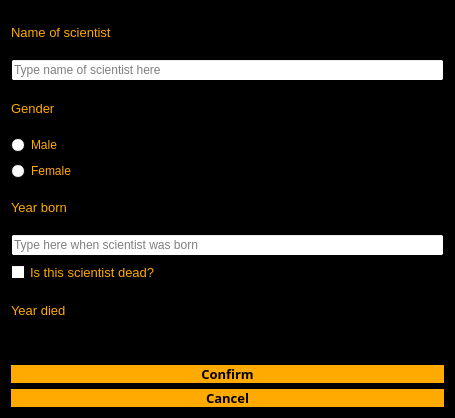
<?xml version="1.0" encoding="UTF-8"?>
<ui version="4.0">
 <class>AddScientist</class>
 <widget class="QDialog" name="AddScientist">
  <property name="geometry">
   <rect>
    <x>0</x>
    <y>0</y>
    <width>455</width>
    <height>418</height>
   </rect>
  </property>
  <property name="palette">
   <palette>
    <active>
     <colorrole role="WindowText">
      <brush brushstyle="SolidPattern">
       <color alpha="255">
        <red>255</red>
        <green>170</green>
        <blue>0</blue>
       </color>
      </brush>
     </colorrole>
     <colorrole role="Base">
      <brush brushstyle="SolidPattern">
       <color alpha="255">
        <red>255</red>
        <green>255</green>
        <blue>255</blue>
       </color>
      </brush>
     </colorrole>
     <colorrole role="Window">
      <brush brushstyle="SolidPattern">
       <color alpha="255">
        <red>0</red>
        <green>0</green>
        <blue>0</blue>
       </color>
      </brush>
     </colorrole>
    </active>
    <inactive>
     <colorrole role="WindowText">
      <brush brushstyle="SolidPattern">
       <color alpha="255">
        <red>255</red>
        <green>170</green>
        <blue>0</blue>
       </color>
      </brush>
     </colorrole>
     <colorrole role="Base">
      <brush brushstyle="SolidPattern">
       <color alpha="255">
        <red>255</red>
        <green>255</green>
        <blue>255</blue>
       </color>
      </brush>
     </colorrole>
     <colorrole role="Window">
      <brush brushstyle="SolidPattern">
       <color alpha="255">
        <red>0</red>
        <green>0</green>
        <blue>0</blue>
       </color>
      </brush>
     </colorrole>
    </inactive>
    <disabled>
     <colorrole role="WindowText">
      <brush brushstyle="SolidPattern">
       <color alpha="255">
        <red>120</red>
        <green>120</green>
        <blue>120</blue>
       </color>
      </brush>
     </colorrole>
     <colorrole role="Base">
      <brush brushstyle="SolidPattern">
       <color alpha="255">
        <red>0</red>
        <green>0</green>
        <blue>0</blue>
       </color>
      </brush>
     </colorrole>
     <colorrole role="Window">
      <brush brushstyle="SolidPattern">
       <color alpha="255">
        <red>0</red>
        <green>0</green>
        <blue>0</blue>
       </color>
      </brush>
     </colorrole>
    </disabled>
   </palette>
  </property>
  <property name="windowTitle">
   <string>Dialog</string>
  </property>
  <layout class="QVBoxLayout" name="verticalLayout">
   <item>
    <widget class="QLabel" name="name">
     <property name="font">
      <font>
       <pointsize>10</pointsize>
      </font>
     </property>
     <property name="text">
      <string>Name of scientist</string>
     </property>
    </widget>
   </item>
   <item>
    <widget class="QLineEdit" name="line_nameofscientist">
     <property name="placeholderText">
      <string>Type name of scientist here</string>
     </property>
    </widget>
   </item>
   <item>
    <widget class="QLabel" name="gender">
     <property name="font">
      <font>
       <pointsize>10</pointsize>
      </font>
     </property>
     <property name="text">
      <string>Gender</string>
     </property>
    </widget>
   </item>
   <item>
    <widget class="QRadioButton" name="radioButtonMale">
     <property name="text">
      <string>Male</string>
     </property>
    </widget>
   </item>
   <item>
    <widget class="QRadioButton" name="radioButtonFemale">
     <property name="text">
      <string>Female</string>
     </property>
    </widget>
   </item>
   <item>
    <widget class="QLabel" name="YearBorn">
     <property name="font">
      <font>
       <pointsize>10</pointsize>
      </font>
     </property>
     <property name="text">
      <string>Year born</string>
     </property>
    </widget>
   </item>
   <item>
    <widget class="QLineEdit" name="line_yearborn">
     <property name="maxLength">
      <number>4</number>
     </property>
     <property name="placeholderText">
      <string>Type here when scientist was born</string>
     </property>
    </widget>
   </item>
   <item>
    <widget class="QCheckBox" name="check_isdead">
     <property name="font">
      <font>
       <pointsize>10</pointsize>
      </font>
     </property>
     <property name="text">
      <string>Is this scientist dead?</string>
     </property>
    </widget>
   </item>
   <item>
    <widget class="QLabel" name="yearDied">
     <property name="font">
      <font>
       <pointsize>10</pointsize>
      </font>
     </property>
     <property name="text">
      <string>Year died</string>
     </property>
    </widget>
   </item>
   <item>
    <widget class="QLineEdit" name="line_yeardied">
     <property name="enabled">
      <bool>false</bool>
     </property>
     <property name="maxLength">
      <number>4</number>
     </property>
     <property name="placeholderText">
      <string>Type here when scientist died</string>
     </property>
    </widget>
   </item>
   <item>
    <widget class="QPushButton" name="button_add">
     <property name="font">
      <font>
       <family>Rockwell</family>
       <pointsize>10</pointsize>
       <weight>75</weight>
       <bold>true</bold>
      </font>
     </property>
     <property name="styleSheet">
      <string notr="true">QPushButton
{
	color: black;
	background-color: rgba(255, 170, 0); border: none;
}</string>
     </property>
     <property name="text">
      <string>Confirm</string>
     </property>
    </widget>
   </item>
   <item>
    <widget class="QPushButton" name="button_cancel">
     <property name="font">
      <font>
       <family>Rockwell</family>
       <pointsize>10</pointsize>
       <weight>75</weight>
       <bold>true</bold>
      </font>
     </property>
     <property name="styleSheet">
      <string notr="true">QPushButton
{
	color: black;
	background-color: rgba(255, 170, 0); border: none;
}</string>
     </property>
     <property name="text">
      <string>Cancel</string>
     </property>
    </widget>
   </item>
  </layout>
 </widget>
 <resources/>
 <connections/>
</ui>
